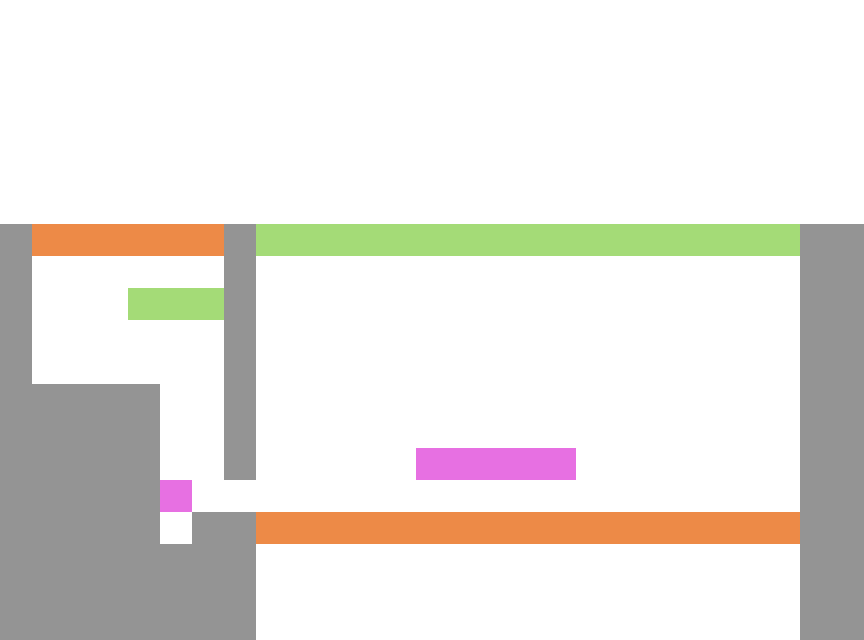

The image is a tile-based game level rendered from a .tmx file. Its description and source (layers, tilesets, objects; grid data summarised) follow:
An orthogonal 27x20 tile map with 32x32 px tiles, 5 tile layers (backgroundLayer, blockedLayer, moveableLayer1, orangeFilter, ...) and 21 objects.

<map version="1.2" tiledversion="1.2.3" orientation="orthogonal" renderorder="right-down" width="27" height="20" tilewidth="32" tileheight="32" infinite="0" nextlayerid="15" nextobjectid="29">
 <tileset firstgid="1" name="tileset" tilewidth="32" tileheight="32" tilecount="16" columns="4">
  <image source="tileset.png" width="128" height="128" />
 </tileset>
 <layer id="10" name="backgroundLayer" width="27" height="20">
  <data>[540 cells, 540 non-empty, 1 distinct tile ids]</data>
 </layer>
 <layer id="11" name="blockedLayer" width="27" height="20">
  <data>[540 cells, 94 non-empty, 2 distinct tile ids]</data>
 </layer>
 <layer id="12" name="moveableLayer1" width="27" height="20">
  <properties>
   <property name="id" type="int" value="1" />
   <property name="type" value="moveableLayer" />
  </properties>
  <data>[540 cells, 6 non-empty, 1 distinct tile ids]</data>
 </layer>
 <objectgroup id="6" name="objectsLayer">
  <properties>
   <property name="id" type="int" value="1" />
   <property name="type" value="button" />
  </properties>
  <object id="5" gid="7" x="800" y="192" width="32" height="32">
   <properties>
    <property name="type" value="exit" />
   </properties>
  </object>
  <object id="6" gid="7" x="96" y="192" width="32" height="32">
   <properties>
    <property name="type" value="playerStart" />
   </properties>
  </object>
  <object id="7" gid="7" x="768" y="512" width="32" height="32">
   <properties>
    <property name="id" type="int" value="1" />
    <property name="type" value="button" />
   </properties>
  </object>
  <object id="8" gid="7" x="64" y="384" width="32" height="32">
   <properties>
    <property name="id" type="int" value="1" />
    <property name="type" value="button" />
   </properties>
  </object>
  <object id="9" gid="7" x="512" y="640" width="32" height="32">
   <properties>
    <property name="type" value="spike" />
   </properties>
  </object>
  <object id="10" gid="7" x="256" y="640" width="32" height="32">
   <properties>
    <property name="type" value="spike" />
   </properties>
  </object>
  <object id="11" gid="7" x="288" y="640" width="32" height="32">
   <properties>
    <property name="type" value="spike" />
   </properties>
  </object>
  <object id="12" gid="7" x="320" y="640" width="32" height="32">
   <properties>
    <property name="type" value="spike" />
   </properties>
  </object>
  <object id="13" gid="7" x="352" y="640" width="32" height="32">
   <properties>
    <property name="type" value="spike" />
   </properties>
  </object>
  <object id="14" gid="7" x="384" y="640" width="32" height="32">
   <properties>
    <property name="type" value="spike" />
   </properties>
  </object>
  <object id="15" gid="7" x="448" y="640" width="32" height="32">
   <properties>
    <property name="type" value="spike" />
   </properties>
  </object>
  <object id="16" gid="7" x="416" y="640" width="32" height="32">
   <properties>
    <property name="type" value="spike" />
   </properties>
  </object>
  <object id="17" gid="7" x="480" y="640" width="32" height="32">
   <properties>
    <property name="type" value="spike" />
   </properties>
  </object>
  <object id="18" gid="7" x="544" y="640" width="32" height="32">
   <properties>
    <property name="type" value="spike" />
   </properties>
  </object>
  <object id="19" gid="7" x="576" y="640" width="32" height="32">
   <properties>
    <property name="type" value="spike" />
   </properties>
  </object>
  <object id="20" gid="7" x="608" y="640" width="32" height="32">
   <properties>
    <property name="type" value="spike" />
   </properties>
  </object>
  <object id="21" gid="7" x="640" y="640" width="32" height="32">
   <properties>
    <property name="type" value="spike" />
   </properties>
  </object>
  <object id="22" gid="7" x="672" y="640" width="32" height="32">
   <properties>
    <property name="type" value="spike" />
   </properties>
  </object>
  <object id="23" gid="7" x="704" y="640" width="32" height="32">
   <properties>
    <property name="type" value="spike" />
   </properties>
  </object>
  <object id="27" gid="7" x="736" y="640" width="32" height="32">
   <properties>
    <property name="type" value="spike" />
   </properties>
  </object>
  <object id="28" gid="7" x="768" y="640" width="32" height="32">
   <properties>
    <property name="type" value="spike" />
   </properties>
  </object>
 </objectgroup>
 <layer id="13" name="orangeFilter" width="27" height="20">
  <properties>
   <property name="color" value="ED8A47" />
   <property name="type" value="filterLayer" />
  </properties>
  <data>[540 cells, 21 non-empty, 1 distinct tile ids]</data>
 </layer>
 <layer id="14" name="greenFilter" width="27" height="20">
  <properties>
   <property name="color" value="A4DB77" />
   <property name="type" value="filterLayer" />
  </properties>
  <data>[540 cells, 20 non-empty, 1 distinct tile ids]</data>
 </layer>
</map>
